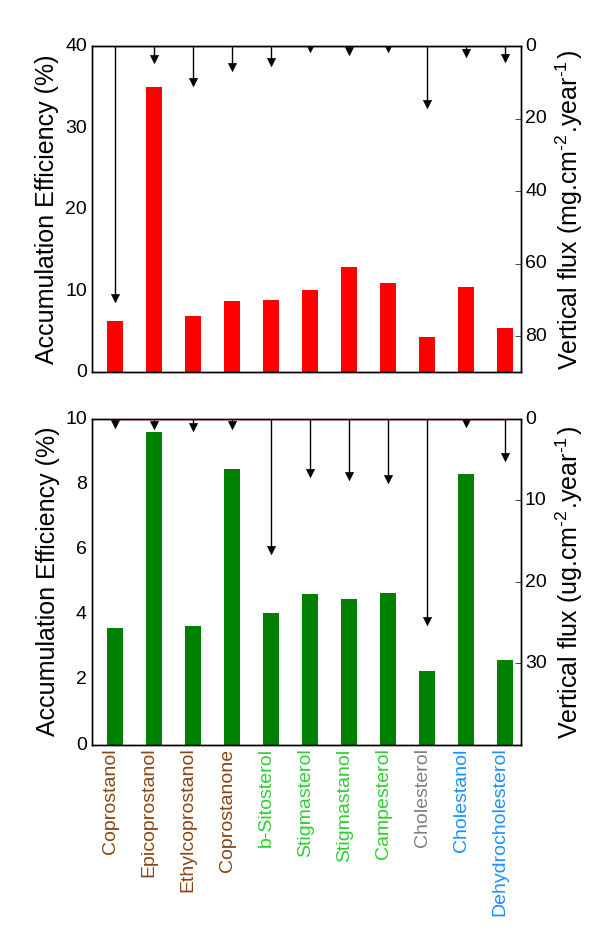

Write Python code to recreate this figure.
#AccEff.py
import matplotlib.pyplot as plt
import numpy as np
import pandas as pd
import openpyxl

# importo datos de excel y paso valores al array arnum
libro = openpyxl.load_workbook('sedDegr.xlsx')
ar = pd.read_excel('sedDegr.xlsx','Graph',header=0, index_col=None, na_values=['NA'])
arnum=ar.values
headers=list(ar)

# creo el fondo de la figura
fig=plt.figure(facecolor='white', figsize=(6,12))

#histo efficiencies BA
histo = fig.add_axes([0.15, 0.6, 0.7, 0.35])
cols = np.arange(11) # ctdad de barras (= esteroles)
wid = 0.4
hBA = histo.bar(cols+wid, arnum[0,2:13], wid, color = 'r', linewidth=0)
csfont = {'fontname':'Liberation Sans'}
histo.set_ylabel('Accumulation Efficiency (%)', size=18,**csfont)
plt.ylim(0,40)
plt.xlim(0,11)
plt.yticks(np.arange(0,41,10), size = 14, **csfont)
histo.tick_params(length=0, which='both')
histo.set_xticks(cols+0.5)
histo.set_xticklabels(headers[2:13], rotation = 90, size=14,**csfont)
plt.setp(histo.get_xticklabels(),visible=False)

# creo flux plot
EBA = histo.twinx()
#EBA.bar(cols, arnum[4,2:13], wid, color = 'b')
EBA.stem(cols+0.6, arnum[4,2:13], linefmt='k-', markerfmt='kv', basefmt='r-')
EBA.set_ylabel('Vertical flux (mg.$\mathregular{cm^{-2}.year^{-1}}$)', size=18,**csfont)
plt.ylim(0,90)
plt.xlim(0,11)
plt.yticks(np.arange(0,81,20), size = 14, **csfont)

plt.gca().invert_yaxis()

# N

#histo efficiencies N
histo2 = fig.add_axes([0.15, 0.2, 0.7, 0.35])
cols = np.arange(11) # ctdad de barras (= esteroles)
wid = 0.4
hBA = histo2.bar(cols+wid, arnum[1,2:13], wid, color = 'g', linewidth=0)
csfont = {'fontname':'Liberation Sans'}
histo2.set_ylabel('Accumulation Efficiency (%)', size=18,**csfont)
plt.ylim(0,10)
plt.xlim(0,11)
plt.yticks(np.arange(0,11,2), size = 14, **csfont)
histo2.tick_params(length=0, which='both')
histo2.set_xticks(cols+0.5)
histo2.set_xticklabels(headers[2:13], rotation = 90, size=14,**csfont)
# coloreo las ticklabels segun categoria
labelcol = ['saddlebrown','saddlebrown','saddlebrown','saddlebrown','limegreen','limegreen','limegreen','limegreen','grey','dodgerblue','dodgerblue']
[lab.set_color(i) for (i,lab) in zip(labelcol, histo2.xaxis.get_ticklabels())] 
fontdict = dict(color='red',weight='heavy',**csfont)
fontdictN2 = dict(color='g',weight='heavy',**csfont)


# creo flux plot N
EBA = histo2.twinx()
#EBA.bar(cols, arnum[4,2:13], wid, color = 'b')
EBA.stem(cols+0.6, arnum[6,2:13], linefmt='k-', markerfmt='kv', basefmt='r-')
EBA.set_ylabel('Vertical flux (ug.$\mathregular{cm^{-2}.year^{-1}}$)', size=18,**csfont)
plt.ylim(0,40)
plt.xlim(0,11)
plt.yticks(np.arange(0,31,10), size = 14, **csfont)

plt.gca().invert_yaxis()

plt.show()
